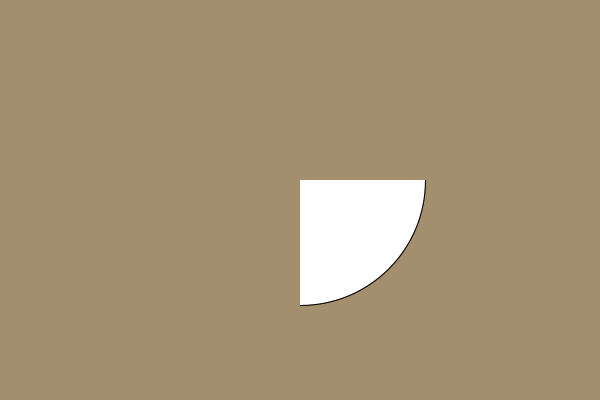
Frame 1 (no input)
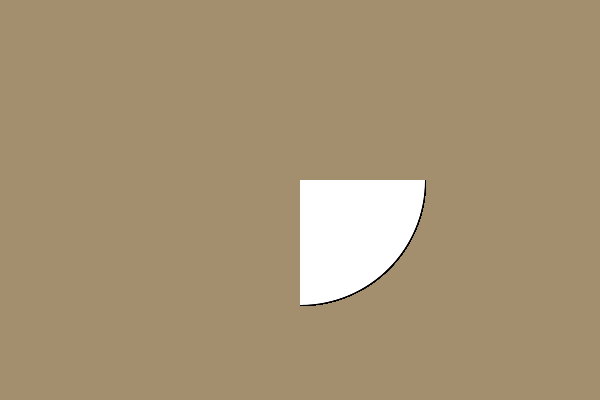
Frame 60 (the mouse pressed at the canvas centre just before this capture)
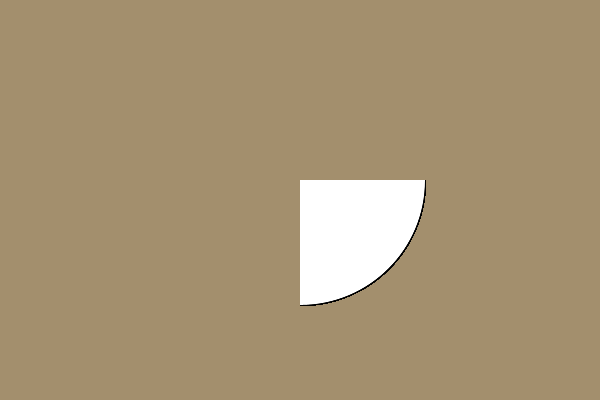
Frame 120 (the mouse held since frame 60 and released just before this capture)

The Processing sketch that drew these frames (run headless with seeded random() and noise(); from frame 60 on, the mouse is pressed at the canvas centre):

// Processing sketch: arc1
// ── arc1.pde
void setup() { 
   size(600, 400);
   background(163, 143, 109);
}  

void draw() {
   arc(300, 180, 250, 250, radians(0), radians(90));
}
